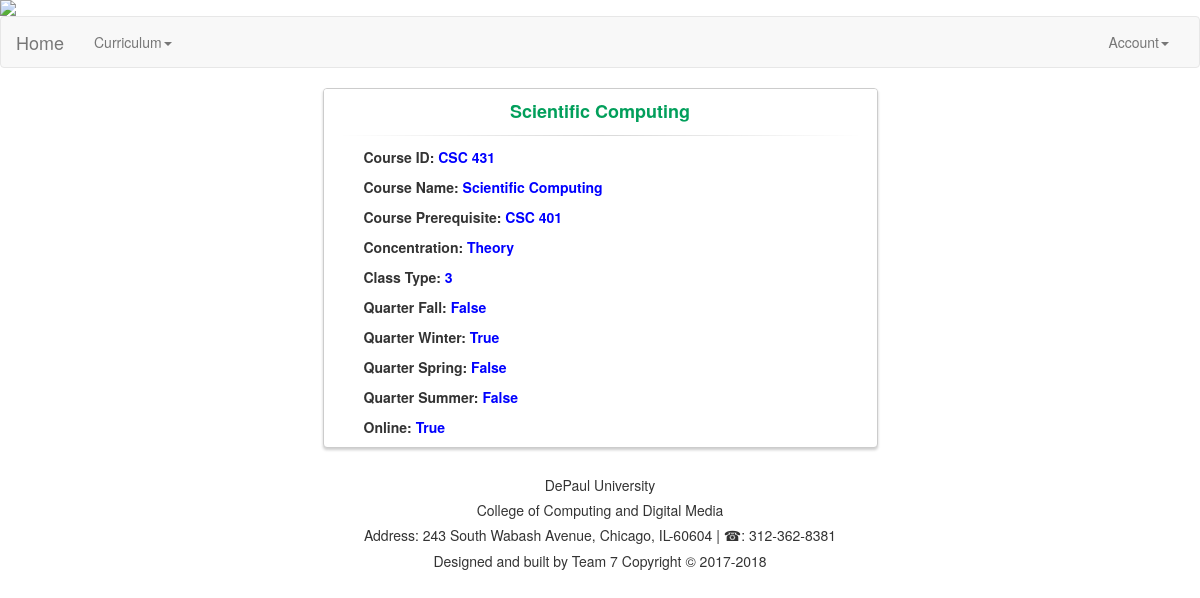
The app's page /csdetail/48/ with its own data.
### courses/models.py (models this page shows, shortened)
class Course(models.Model):
    course_id = models.CharField(max_length=120)
    course_name = models.CharField(max_length=120)
    pre_req = models.CharField(max_length=120)
    cs_cons = models.CharField(max_length=120)
    cs_class_type = models.CharField(max_length=120)
    fall = models.BooleanField()
    winter = models.BooleanField()
    spring = models.BooleanField()
    summer = models.BooleanField()
    online = models.BooleanField()

### courses/views.py (the view)
# urls.py: url(r'^csdetail/(?P<id>\d+)/$', cs_course_detail, name='CSdetail'),
def cs_course_detail(request, id):
	instance = get_object_or_404(Course, id=id)
	context = {
		"title" : instance.course_name,
		"instance": instance
	}
	return render(request, "cs_detail.html", context)

### templates/cs_detail.html (shortened to what this page needs)
<!DOCTYPE html>
<html lang="en">
  <head>
    <link rel="stylesheet" href="https://maxcdn.bootstrapcdn.com/bootstrap/3.3.7/css/bootstrap.min.css">
  </head>
      <img src='https://quikpayasp.com/depaul/quikpay/etc/image/upload/DePaul%20banner_1280.jpg' height=" "100%" width="100%"class='img-responsive'/>
    <nav class="navbar navbar-default">
      <div class="container-fluid">
        <div class="navbar-header">
          <a class="navbar-brand" href="/home">Home</a>
        </div>
        <div class="collapse navbar-collapse" id="bs-example-navbar-collapse-1">
          <ul class="nav navbar-nav">
            <li class="dropdown">
              <a href="#" class="dropdown-toggle" data-toggle="dropdown" role="button" aria-haspopup="true" aria-expanded="false">Curriculum<span class="caret"></span></a>
            </li>
          </ul>
          <ul class="nav navbar-nav navbar-right">
            <li class="dropdown">
              <a href="#" class="dropdown-toggle" data-toggle="dropdown" role="button" aria-haspopup="true" aria-expanded="false">Account<span class="caret"></span></a>
            </li>
          </ul>
        </div>
      </div>
    </nav>
    <div class="container">
      <div class="row">
      <div class="col-md-6 col-md-offset-3">
        <div class="panel panel-login">
          <div class="panel-heading">
            <div class="row">
              <div align="center">
                <a class="active" id="login-form-link">{{title}}</a>
              </div>
            </div>
            <hr>
          </div>
<ul>
  <p><b> Course ID:  <font color="blue">{{instance.course_id}}</p></font></b>
  <p><b> Course Name:  <font color="blue"> {{instance.course_name}}</p></font>
  <p><b> Course Prerequisite:  <font color="blue">
  {{instance.pre_req}}</p></font></font>
    <p><b> Concentration:  <font color="blue">
  {{instance.cs_cons }}</p></font></font>
  <p><b> Class Type:  <font color="blue">
  {{instance.cs_class_type}}</p></font></font>
  <p><b> Quarter Fall:  <font color="blue">
  {{instance.fall}}</p></font>
  <p><b> Quarter Winter:  <font color="blue">
  {{instance.winter}}</p></font>
  <p><b> Quarter Spring:  <font color="blue">
  {{instance.spring}}</p></font>
  <p><b> Quarter Summer:  <font color="blue">
  {{instance.summer}}</p></font>
   <p><b> Online:  <font color="blue">
  {{instance.online}}</p></font>
</ul>
            </div>
          </div>
        </div>
      </div>
  <div id="footer">
    <center><h5>DePaul University</h5></center>
    <center><h5>College of Computing and Digital Media </h5></center>
    <h5><p><center> Address: 243 South Wabash Avenue, Chicago, IL-60604 | &#9742: 312-362-8381</center></p></h5>
    <h5><p><center>Designed and built by Team 7 Copyright &copy; 2017-2018</center></p></h5>
</div>
  </body>
</html>

### templates/cs_detail.html (style rules this page uses)
.panel-login { border-color: #ccc; -webkit-box-shadow: 0px 2px 3px 0px rgba(0,0,0,0.2); -moz-box-shadow: 0px 2px 3px 0px rgba(0,0,0,0.2); box-shadow: 0px 2px 3px 0px rgba(0,0,0,0.2); }
.panel-login>.panel-heading { color: #00415d; background-color: #fff; border-color: #fff; text-align:center; }
.panel-login>.panel-heading a { text-decoration: none; color: #666; font-weight: bold; font-size: 15px; -webkit-transition: all 0.1s linear; -moz-transition: all 0.1s linear; transition: all 0.1s linear; }
.panel-login>.panel-heading a.active { color: #029f5b; font-size: 18px; }
.panel-login>.panel-heading hr { margin-top: 10px; margin-bottom: 0px; clear: both; border: 0; height: 1px; background-image: -webkit-linear-gradient(left,rgba(0, 0, 0, 0),rgba(0, 0, 0, 0.15),rgba(0, 0, 0, 0)); background-image: -moz-linear-gradient(left,rgba(0,0,0,0),rgba(0,0,0,0.15),rgba(0,0,0,0)); background-image: -ms-linear-gradient(left,rgba(0,0,0,0),rgba(0,0,0,0.15),rgba(0,0,0,0)); background-image: -o-linear-gradient(left,rgba(0,0,0,0),rgba(0,0,0,0.15),rgba(0,0,0,0)); }

### records on screen
Course: course_name "Scientific Computing", course_id "CSC 431", pre_req "CSC 401", cs_cons "Theory", cs_class_type "3", fall "False", winter "True", spring "False", summer "False", online "True"
